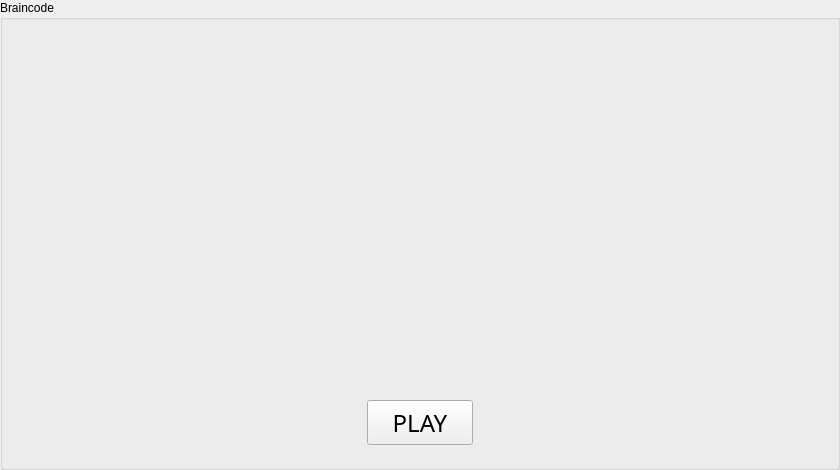
<?xml version="1.0" encoding="UTF-8"?>
<ui version="4.0">
 <class>MainWindow</class>
 <widget class="QMainWindow" name="MainWindow">
  <property name="windowModality">
   <enum>Qt::WindowModal</enum>
  </property>
  <property name="geometry">
   <rect>
    <x>0</x>
    <y>0</y>
    <width>840</width>
    <height>470</height>
   </rect>
  </property>
  <property name="maximumSize">
   <size>
    <width>840</width>
    <height>470</height>
   </size>
  </property>
  <property name="windowTitle">
   <string>MainWindow</string>
  </property>
  <widget class="QWidget" name="centralwidget">
   <property name="maximumSize">
    <size>
     <width>840</width>
     <height>470</height>
    </size>
   </property>
   <widget class="QGroupBox" name="groupboxBraincode">
    <property name="geometry">
     <rect>
      <x>0</x>
      <y>0</y>
      <width>840</width>
      <height>470</height>
     </rect>
    </property>
    <property name="maximumSize">
     <size>
      <width>840</width>
      <height>470</height>
     </size>
    </property>
    <property name="title">
     <string>Braincode</string>
    </property>
    <widget class="QLabel" name="label_pic">
     <property name="geometry">
      <rect>
       <x>0</x>
       <y>0</y>
       <width>840</width>
       <height>470</height>
      </rect>
     </property>
     <property name="minimumSize">
      <size>
       <width>840</width>
       <height>470</height>
      </size>
     </property>
     <property name="maximumSize">
      <size>
       <width>840</width>
       <height>470</height>
      </size>
     </property>
     <property name="text">
      <string/>
     </property>
    </widget>
    <widget class="QPushButton" name="pushButton_start">
     <property name="geometry">
      <rect>
       <x>367</x>
       <y>400</y>
       <width>106</width>
       <height>45</height>
      </rect>
     </property>
     <property name="font">
      <font>
       <family>Arial Rounded MT Bold</family>
       <pointsize>18</pointsize>
       <bold>false</bold>
      </font>
     </property>
     <property name="text">
      <string>PLAY</string>
     </property>
    </widget>
    <widget class="QLabel" name="label_settings">
     <property name="geometry">
      <rect>
       <x>750</x>
       <y>400</y>
       <width>40</width>
       <height>40</height>
      </rect>
     </property>
     <property name="text">
      <string/>
     </property>
    </widget>
   </widget>
  </widget>
 </widget>
 <resources/>
 <connections/>
</ui>
